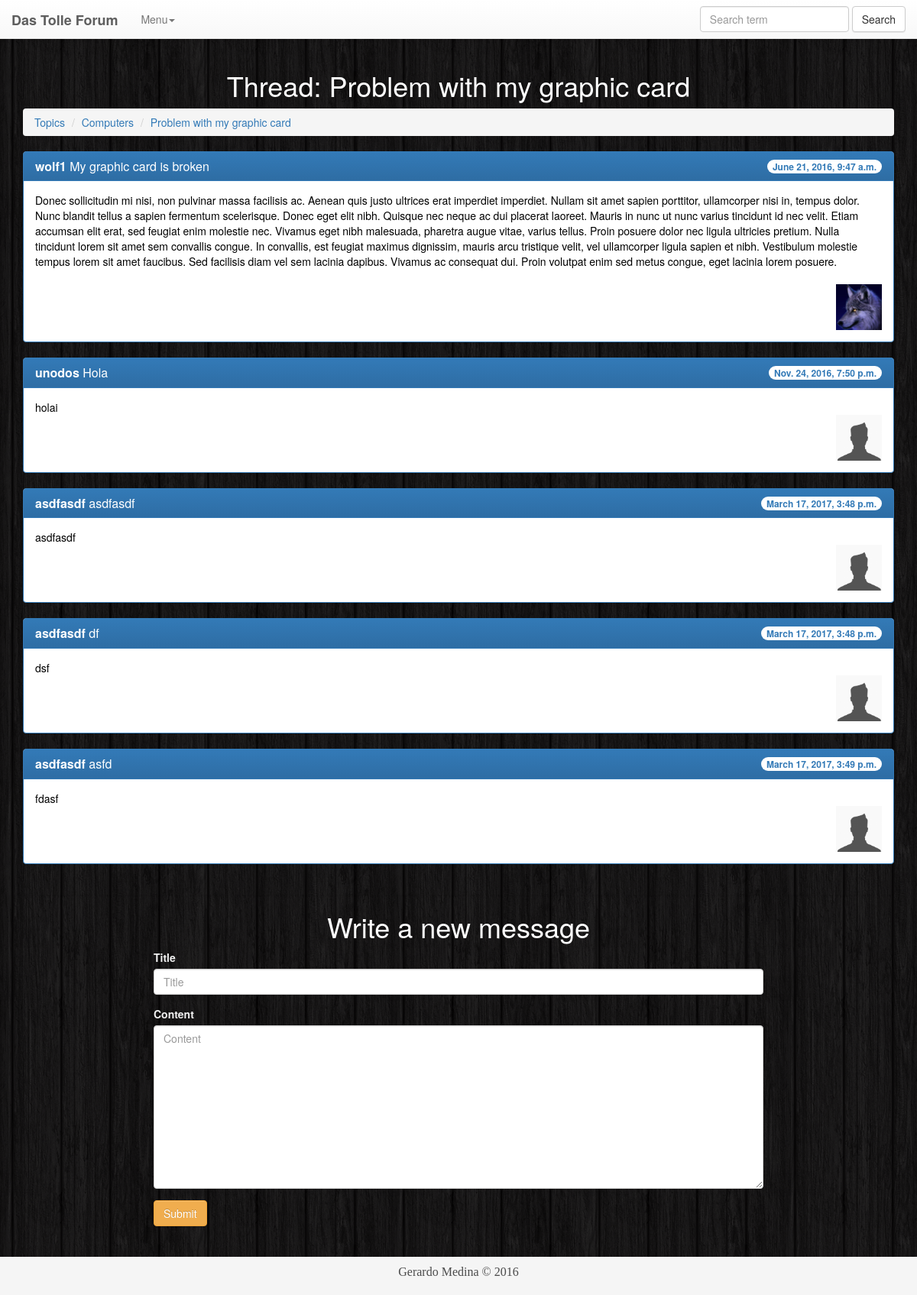
Page /30/29/messages (signed in) on the committed database.
### forum/models.py (models this page shows, shortened)
class Thread(models.Model):
    title = models.CharField(max_length=100)
    topic = models.ForeignKey(Topic) #1:N
    no_of_messages = models.IntegerField(default=0)
    date_created = models.DateTimeField(auto_now_add=True)

class Topic(models.Model):
    name = models.CharField(max_length=30)
    no_of_threads = models.IntegerField(default=0)

class Message(models.Model):
    title = models.CharField(max_length=50)
    content = models.TextField(max_length=1000)
    date_created = models.DateTimeField(auto_now_add=True)
    user = models.ForeignKey(UserProfile) #1:N
    thread = models.ForeignKey(Thread) #1:N

class UserProfile(models.Model):
    user = models.OneToOneField(User)
    photo = models.ImageField(upload_to='profiles',default='profiles/default.jpg')
    no_of_messages = models.IntegerField(default=0)

### forum/views.py (the view, shortened to what this page needs)
# urls.py: url(r'^(?P<pk>[0-9]+)/(?P<pk2>[0-9]+)/messages$', forum.views.show_messages),
@login_required()
def show_messages(request,pk, pk2):
    topic = Topic.objects.get(pk = pk)
    thread = Thread.objects.get(pk = pk2)
    forum_messages = Message.objects.filter(thread=thread)
    user = UserProfile.objects.get(user=request.user)
    if request.method == 'GET':
        form = MessageForm()
    return render(request, 'messages.html', {'form': form ,'forum_messages': forum_messages, 'thread': thread, 'topic': topic, 'user_profile':user})

### forum/forms.py
class MessageForm(ModelForm):
    class Meta:
        model = Message
        exclude=['thread', 'user']

### templates/messages.html (shortened to what this page needs)
{% extends "base.html" %}
{% load bootstrap3 %}
{% load staticfiles %}
{% block content %}
    <div class="container">
        <h1>Thread: {{ thread.title }}</h1>
        <ol class=" breadcrumb">
            <li><a href="/topics">Topics</a></li>
            <li><a href="/{{ topic.pk }}/threads">{{ topic.name }}</a></li>
            <li><a href="#">{{ thread.title }}</a></li>
        </ol>
        <ul class="list-group">
            {% for message in forum_messages %}
                <div class="panel panel-primary">
                {% if forloop.first %}
                    <div class="panel-heading" style="background-color: #44619b;">
                {% else %}
                    <div class="panel-heading">
                {% endif %}
            <span class="badge pull-right">{{ message.date_created }}</span>
            <h3 class="panel-title"><b>{{ message.user.user.username }}</b> {{ message.title }}</h3>
            </div>
            <div class="panel-body" style="color: #000;">
                {{ message.content }}
                <img width="60px" height="60px" class="pull-right" style="margin-top: 20px"
                     src="{{ message.user.photo.url }}"/>
            </div></div>
            {% endfor %}
            <br/>
        </ul>
        {% if user.is_authenticated %}
            <form method="post" id="form_message">
                <h1>Write a new message</h1>
                {% bootstrap_form form %}
                <button type="submit" class="btn btn-warning">Submit</button>
            </form>
        {% endif %}
    </div>
{% endblock %}

### forum/static/css/styles.css (style rules this page uses)
form { margin-top: 2%; margin-left: auto; margin-right: auto; width: 40%; }
li { color: black; }
#form_message { width: auto; margin-left: 15%; margin-right: 15%; margin-top: 2%; margin-bottom: 40px; }
html, body { margin: 0; margin-top: 3%; padding: 0; height: 100%; display: table; table-layout: fixed; width: 100%; color: #f2f2f2; }
h1 { text-align: center; color: #ffffff; }

### rows in the picture
Thread: title "Problem with my graphic card"
Topic: name "Computers"
Message: date_created "June 21, 2016, 9:47 a.m.", user.user.username "wolf1", title "My graphic card is broken", content "Donec sollicitudin mi nisi, non pulvinar massa facilisis ac. Aenean quis justo ultrices erat imperdiet imperdiet. Nullam sit amet sapien porttitor, ullamcorper nisi in, tempus dolor. Nunc blandit tellus a sapien fermentum scelerisque. Donec eget elit nibh. Quisque nec neque ac dui placerat laoreet. Mauris in nunc ut nunc varius tincidunt id nec velit. Etiam accumsan elit erat, sed feugiat enim molestie nec. Vivamus eget nibh malesuada, pharetra augue vitae, varius tellus. Proin posuere dolor nec ligula ultricies pretium. Nulla tincidunt lorem sit amet sem convallis congue. In convallis, est feugiat maximus dignissim, mauris arcu tristique velit, vel ullamcorper ligula sapien et nibh.…", user.photo (picture)
Message: date_created "Nov. 24, 2016, 7:50 p.m.", user.user.username "unodos", title "Hola", content "holai", user.photo (placeholder picture)
Message: date_created "March 17, 2017, 3:48 p.m.", user.user.username "asdfasdf", title "asdfasdf", content "asdfasdf", user.photo (placeholder picture)
Message: date_created "March 17, 2017, 3:48 p.m.", user.user.username "asdfasdf", title "df", content "dsf", user.photo (placeholder picture)
Message: date_created "March 17, 2017, 3:49 p.m.", user.user.username "asdfasdf", title "asfd", content "fdasf", user.photo (placeholder picture)
